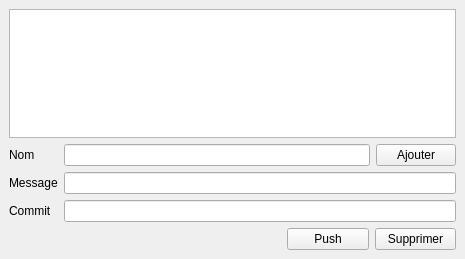
<?xml version="1.0" encoding="UTF-8"?>
<ui version="4.0">
 <class>TagsWindow</class>
 <widget class="QMainWindow" name="TagsWindow">
  <property name="geometry">
   <rect>
    <x>0</x>
    <y>0</y>
    <width>465</width>
    <height>259</height>
   </rect>
  </property>
  <property name="windowTitle">
   <string>Gestion des tags</string>
  </property>
  <widget class="QWidget" name="centralwidget">
   <layout class="QGridLayout" name="gridLayout_2">
    <item row="1" column="0" colspan="5">
     <layout class="QGridLayout" name="gridLayout">
      <item row="0" column="1">
       <widget class="QLineEdit" name="lineEdit_name"/>
      </item>
      <item row="1" column="1" colspan="2">
       <widget class="QLineEdit" name="lineEdit_msg"/>
      </item>
      <item row="0" column="2">
       <widget class="QPushButton" name="pushButton_add">
        <property name="text">
         <string>Ajouter</string>
        </property>
       </widget>
      </item>
      <item row="1" column="0">
       <widget class="QLabel" name="label_msg">
        <property name="text">
         <string>Message</string>
        </property>
       </widget>
      </item>
      <item row="0" column="0">
       <widget class="QLabel" name="label_name">
        <property name="text">
         <string>Nom</string>
        </property>
       </widget>
      </item>
      <item row="2" column="0">
       <widget class="QLabel" name="label_commit">
        <property name="text">
         <string>Commit</string>
        </property>
       </widget>
      </item>
      <item row="2" column="1" colspan="2">
       <widget class="QLineEdit" name="lineEdit_commit"/>
      </item>
     </layout>
    </item>
    <item row="0" column="0" colspan="5">
     <widget class="QListWidget" name="listWidget_tags">
      <property name="editTriggers">
       <set>QAbstractItemView::NoEditTriggers</set>
      </property>
      <property name="showDropIndicator" stdset="0">
       <bool>false</bool>
      </property>
      <property name="selectionMode">
       <enum>QAbstractItemView::ExtendedSelection</enum>
      </property>
     </widget>
    </item>
    <item row="2" column="4">
     <widget class="QPushButton" name="pushButton_remove">
      <property name="text">
       <string>Supprimer</string>
      </property>
     </widget>
    </item>
    <item row="2" column="3">
     <widget class="QPushButton" name="pushButton_push">
      <property name="text">
       <string>Push</string>
      </property>
     </widget>
    </item>
    <item row="2" column="0" colspan="3">
     <spacer name="horizontalSpacer">
      <property name="orientation">
       <enum>Qt::Horizontal</enum>
      </property>
      <property name="sizeHint" stdset="0">
       <size>
        <width>272</width>
        <height>22</height>
       </size>
      </property>
     </spacer>
    </item>
   </layout>
  </widget>
 </widget>
 <resources/>
 <connections/>
</ui>
